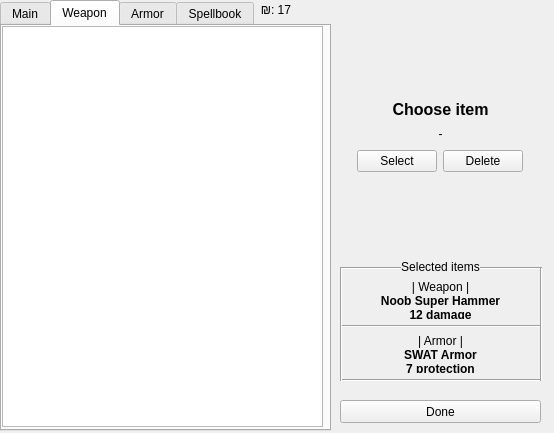
<?xml version="1.0" encoding="UTF-8"?>
<ui version="4.0">
 <class>Form</class>
 <widget class="QWidget" name="Form">
  <property name="enabled">
   <bool>true</bool>
  </property>
  <property name="geometry">
   <rect>
    <x>0</x>
    <y>0</y>
    <width>554</width>
    <height>433</height>
   </rect>
  </property>
  <property name="minimumSize">
   <size>
    <width>554</width>
    <height>433</height>
   </size>
  </property>
  <property name="maximumSize">
   <size>
    <width>554</width>
    <height>433</height>
   </size>
  </property>
  <property name="windowTitle">
   <string>Inventory</string>
  </property>
  <property name="windowIcon">
   <iconset>
    <normaloff>../data/ico/engine.ico</normaloff>../data/ico/engine.ico</iconset>
  </property>
  <widget class="QTabWidget" name="inventory_tabs">
   <property name="geometry">
    <rect>
     <x>0</x>
     <y>0</y>
     <width>331</width>
     <height>431</height>
    </rect>
   </property>
   <property name="currentIndex">
    <number>1</number>
   </property>
   <property name="elideMode">
    <enum>Qt::ElideNone</enum>
   </property>
   <widget class="QWidget" name="main_tab">
    <attribute name="title">
     <string>Main</string>
    </attribute>
    <widget class="QTableWidget" name="main_table">
     <property name="geometry">
      <rect>
       <x>0</x>
       <y>0</y>
       <width>321</width>
       <height>401</height>
      </rect>
     </property>
     <property name="editTriggers">
      <set>QAbstractItemView::NoEditTriggers</set>
     </property>
     <property name="selectionMode">
      <enum>QAbstractItemView::SingleSelection</enum>
     </property>
     <property name="selectionBehavior">
      <enum>QAbstractItemView::SelectRows</enum>
     </property>
    </widget>
   </widget>
   <widget class="QWidget" name="weapon_tab">
    <attribute name="title">
     <string>Weapon</string>
    </attribute>
    <widget class="QTableWidget" name="weapon_table">
     <property name="geometry">
      <rect>
       <x>0</x>
       <y>0</y>
       <width>321</width>
       <height>401</height>
      </rect>
     </property>
     <property name="editTriggers">
      <set>QAbstractItemView::NoEditTriggers</set>
     </property>
     <property name="selectionMode">
      <enum>QAbstractItemView::SingleSelection</enum>
     </property>
     <property name="selectionBehavior">
      <enum>QAbstractItemView::SelectRows</enum>
     </property>
    </widget>
   </widget>
   <widget class="QWidget" name="armor_tab">
    <attribute name="title">
     <string>Armor</string>
    </attribute>
    <widget class="QTableWidget" name="armor_table">
     <property name="geometry">
      <rect>
       <x>0</x>
       <y>0</y>
       <width>321</width>
       <height>401</height>
      </rect>
     </property>
     <property name="editTriggers">
      <set>QAbstractItemView::NoEditTriggers</set>
     </property>
     <property name="selectionMode">
      <enum>QAbstractItemView::SingleSelection</enum>
     </property>
     <property name="selectionBehavior">
      <enum>QAbstractItemView::SelectRows</enum>
     </property>
    </widget>
   </widget>
   <widget class="QWidget" name="spellbook_tab">
    <attribute name="title">
     <string>Spellbook</string>
    </attribute>
    <widget class="QTableWidget" name="spellbook_table">
     <property name="geometry">
      <rect>
       <x>0</x>
       <y>0</y>
       <width>321</width>
       <height>401</height>
      </rect>
     </property>
     <property name="editTriggers">
      <set>QAbstractItemView::NoEditTriggers</set>
     </property>
     <property name="selectionMode">
      <enum>QAbstractItemView::SingleSelection</enum>
     </property>
     <property name="selectionBehavior">
      <enum>QAbstractItemView::SelectRows</enum>
     </property>
     <attribute name="horizontalHeaderMinimumSectionSize">
      <number>152</number>
     </attribute>
     <attribute name="horizontalHeaderDefaultSectionSize">
      <number>152</number>
     </attribute>
     <row>
      <property name="text">
       <string>1</string>
      </property>
     </row>
     <column>
      <property name="text">
       <string>New Column</string>
      </property>
     </column>
     <column>
      <property name="text">
       <string>b</string>
      </property>
     </column>
     <item row="0" column="0">
      <property name="text">
       <string>abc</string>
      </property>
     </item>
     <item row="0" column="1">
      <property name="text">
       <string>dll</string>
      </property>
     </item>
    </widget>
   </widget>
  </widget>
  <widget class="QLabel" name="money_lb">
   <property name="geometry">
    <rect>
     <x>230</x>
     <y>0</y>
     <width>61</width>
     <height>21</height>
    </rect>
   </property>
   <property name="text">
    <string>&lt;html&gt;&lt;body&gt;&lt;p align=&quot;right&quot;&gt;&lt;span style=&quot; font-size:9pt;&quot;&gt;₪: 17&lt;/span&gt;&lt;/p&gt;&lt;/body&gt;&lt;/html&gt;</string>
   </property>
  </widget>
  <widget class="QWidget" name="layoutWidget">
   <property name="geometry">
    <rect>
     <x>340</x>
     <y>260</y>
     <width>201</width>
     <height>123</height>
    </rect>
   </property>
   <layout class="QVBoxLayout" name="verticalLayout">
    <item>
     <widget class="QLabel" name="lb_static_selected">
      <property name="text">
       <string>&lt;html&gt;&lt;head/&gt;&lt;body&gt;&lt;p align=&quot;center&quot;&gt;Selected items&lt;/p&gt;&lt;/body&gt;&lt;/html&gt;</string>
      </property>
     </widget>
    </item>
    <item>
     <widget class="QLabel" name="selected_weapon_lb">
      <property name="text">
       <string>&lt;html&gt;&lt;head/&gt;&lt;body&gt;&lt;p align=&quot;center&quot;&gt;| Weapon |&lt;br/&gt;&lt;b&gt;Noob Super Hammer&lt;br/&gt;12 damage&lt;/b&gt;&lt;/p&gt;&lt;/body&gt;&lt;/html&gt;</string>
      </property>
     </widget>
    </item>
    <item>
     <widget class="Line" name="line">
      <property name="orientation">
       <enum>Qt::Horizontal</enum>
      </property>
     </widget>
    </item>
    <item>
     <widget class="QLabel" name="selected_armor_lb">
      <property name="text">
       <string>&lt;html&gt;&lt;head/&gt;&lt;body&gt;&lt;p align=&quot;center&quot;&gt;| Armor |&lt;br/&gt;&lt;b&gt;SWAT Armor&lt;br/&gt;7 protection&lt;/b&gt;&lt;/p&gt;&lt;/body&gt;&lt;/html&gt;</string>
      </property>
     </widget>
    </item>
    <item>
     <widget class="Line" name="line_4">
      <property name="orientation">
       <enum>Qt::Horizontal</enum>
      </property>
     </widget>
    </item>
   </layout>
  </widget>
  <widget class="QWidget" name="layoutWidget_2">
   <property name="geometry">
    <rect>
     <x>330</x>
     <y>100</y>
     <width>221</width>
     <height>72</height>
    </rect>
   </property>
   <layout class="QVBoxLayout" name="verticalLayout_3">
    <item>
     <widget class="QLabel" name="item_lb">
      <property name="text">
       <string>&lt;html&gt;&lt;body&gt;&lt;p align=&quot;center&quot;&gt;&lt;span style=&quot; font-size:12pt; font-weight:600;&quot;&gt;Choose item&lt;/span&gt;&lt;/p&gt;&lt;/body&gt;&lt;/html&gt;</string>
      </property>
     </widget>
    </item>
    <item>
     <widget class="QLabel" name="item_stat_lb">
      <property name="text">
       <string>&lt;html&gt;&lt;head/&gt;&lt;body&gt;&lt;p align=&quot;center&quot;&gt;&lt;span style=&quot; font-size:9pt;&quot;&gt;-&lt;/span&gt;&lt;/p&gt;&lt;/body&gt;&lt;/html&gt;</string>
      </property>
     </widget>
    </item>
    <item>
     <layout class="QHBoxLayout" name="horizontalLayout">
      <property name="sizeConstraint">
       <enum>QLayout::SetDefaultConstraint</enum>
      </property>
      <item>
       <spacer name="horizontalSpacer">
        <property name="orientation">
         <enum>Qt::Horizontal</enum>
        </property>
        <property name="sizeHint" stdset="0">
         <size>
          <width>40</width>
          <height>20</height>
         </size>
        </property>
       </spacer>
      </item>
      <item>
       <widget class="QPushButton" name="select_btn">
        <property name="text">
         <string>Select</string>
        </property>
       </widget>
      </item>
      <item>
       <widget class="QPushButton" name="delete_btn">
        <property name="text">
         <string>Delete</string>
        </property>
       </widget>
      </item>
      <item>
       <spacer name="horizontalSpacer_2">
        <property name="orientation">
         <enum>Qt::Horizontal</enum>
        </property>
        <property name="sizeHint" stdset="0">
         <size>
          <width>40</width>
          <height>20</height>
         </size>
        </property>
       </spacer>
      </item>
     </layout>
    </item>
   </layout>
  </widget>
  <widget class="QPushButton" name="done_btn">
   <property name="geometry">
    <rect>
     <x>340</x>
     <y>400</y>
     <width>201</width>
     <height>23</height>
    </rect>
   </property>
   <property name="text">
    <string>Done</string>
   </property>
  </widget>
  <widget class="Line" name="line_2">
   <property name="geometry">
    <rect>
     <x>340</x>
     <y>260</y>
     <width>61</width>
     <height>16</height>
    </rect>
   </property>
   <property name="orientation">
    <enum>Qt::Horizontal</enum>
   </property>
  </widget>
  <widget class="Line" name="line_3">
   <property name="geometry">
    <rect>
     <x>480</x>
     <y>260</y>
     <width>61</width>
     <height>16</height>
    </rect>
   </property>
   <property name="orientation">
    <enum>Qt::Horizontal</enum>
   </property>
  </widget>
  <widget class="Line" name="line_5">
   <property name="geometry">
    <rect>
     <x>339</x>
     <y>267</y>
     <width>4</width>
     <height>114</height>
    </rect>
   </property>
   <property name="orientation">
    <enum>Qt::Vertical</enum>
   </property>
  </widget>
  <widget class="Line" name="line_6">
   <property name="geometry">
    <rect>
     <x>539</x>
     <y>267</y>
     <width>4</width>
     <height>114</height>
    </rect>
   </property>
   <property name="orientation">
    <enum>Qt::Vertical</enum>
   </property>
  </widget>
  <widget class="QTableWidget" name="armor_deleted_table">
   <property name="geometry">
    <rect>
     <x>560</x>
     <y>140</y>
     <width>261</width>
     <height>141</height>
    </rect>
   </property>
  </widget>
  <widget class="QTableWidget" name="weapon_deleted_table">
   <property name="geometry">
    <rect>
     <x>560</x>
     <y>0</y>
     <width>261</width>
     <height>131</height>
    </rect>
   </property>
  </widget>
  <widget class="QTableWidget" name="weapon_selected_table">
   <property name="geometry">
    <rect>
     <x>560</x>
     <y>290</y>
     <width>261</width>
     <height>61</height>
    </rect>
   </property>
  </widget>
  <widget class="QTableWidget" name="armor_selected_table">
   <property name="geometry">
    <rect>
     <x>560</x>
     <y>360</y>
     <width>261</width>
     <height>61</height>
    </rect>
   </property>
  </widget>
 </widget>
 <resources/>
 <connections/>
</ui>
